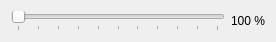
<?xml version="1.0" encoding="UTF-8"?>
<ui version="4.0">
 <class>Form</class>
 <widget class="QWidget" name="Form">
  <property name="geometry">
   <rect>
    <x>0</x>
    <y>0</y>
    <width>276</width>
    <height>39</height>
   </rect>
  </property>
  <property name="windowTitle">
   <string>Form</string>
  </property>
  <layout class="QHBoxLayout" name="horizontalLayout">
   <item>
    <widget class="QSlider" name="slider">
     <property name="maximum">
      <number>100</number>
     </property>
     <property name="orientation">
      <enum>Qt::Horizontal</enum>
     </property>
     <property name="tickPosition">
      <enum>QSlider::TicksBelow</enum>
     </property>
     <property name="tickInterval">
      <number>10</number>
     </property>
    </widget>
   </item>
   <item>
    <widget class="QLabel" name="label">
     <property name="sizePolicy">
      <sizepolicy hsizetype="Maximum" vsizetype="Preferred">
       <horstretch>0</horstretch>
       <verstretch>0</verstretch>
      </sizepolicy>
     </property>
     <property name="minimumSize">
      <size>
       <width>30</width>
       <height>0</height>
      </size>
     </property>
     <property name="text">
      <string>100 %</string>
     </property>
     <property name="alignment">
      <set>Qt::AlignRight|Qt::AlignTrailing|Qt::AlignVCenter</set>
     </property>
    </widget>
   </item>
  </layout>
 </widget>
 <resources/>
 <connections/>
</ui>
